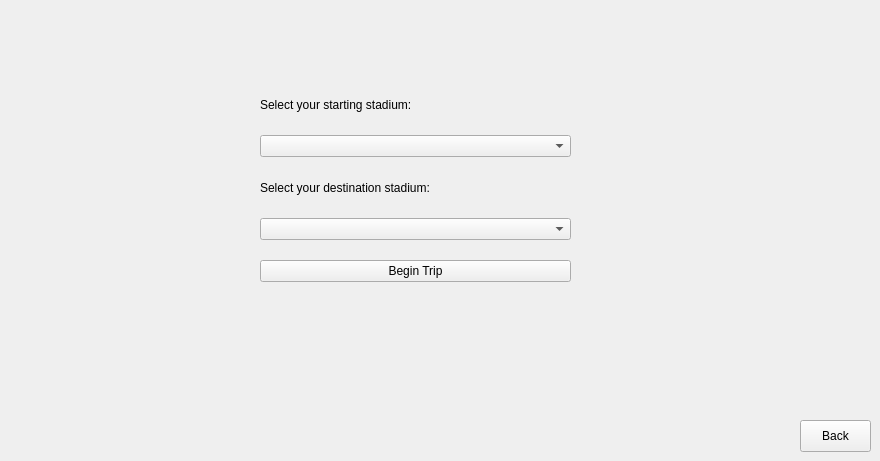
   <widget class="QWidget" name="DijkstrasSelectionScreen">
    <widget class="QWidget" name="layoutWidget">
     <property name="geometry">
      <rect>
       <x>260</x>
       <y>80</y>
       <width>311</width>
       <height>221</height>
      </rect>
     </property>
     <layout class="QVBoxLayout" name="verticalLayout">
      <property name="spacing">
       <number>-1</number>
      </property>
      <item>
       <widget class="QLabel" name="originStadiumLabel">
        <property name="maximumSize">
         <size>
          <width>265</width>
          <height>21</height>
         </size>
        </property>
        <property name="text">
         <string>Select your starting stadium:</string>
        </property>
       </widget>
      </item>
      <item>
       <widget class="QComboBox" name="startingStadiumComboBox"/>
      </item>
      <item>
       <widget class="QLabel" name="destinationStadiumLabel">
        <property name="maximumSize">
         <size>
          <width>265</width>
          <height>21</height>
         </size>
        </property>
        <property name="text">
         <string>Select your destination stadium:</string>
        </property>
       </widget>
      </item>
      <item>
       <widget class="QComboBox" name="destinationStadiumComboBox"/>
      </item>
      <item>
       <widget class="QPushButton" name="beginTripButton">
        <property name="text">
         <string>Begin Trip</string>
        </property>
       </widget>
      </item>
     </layout>
    </widget>
    <widget class="QPushButton" name="backButton2">
     <property name="geometry">
      <rect>
       <x>800</x>
       <y>420</y>
       <width>71</width>
       <height>32</height>
      </rect>
     </property>
     <property name="text">
      <string>Back</string>
     </property>
    </widget>
   </widget>
